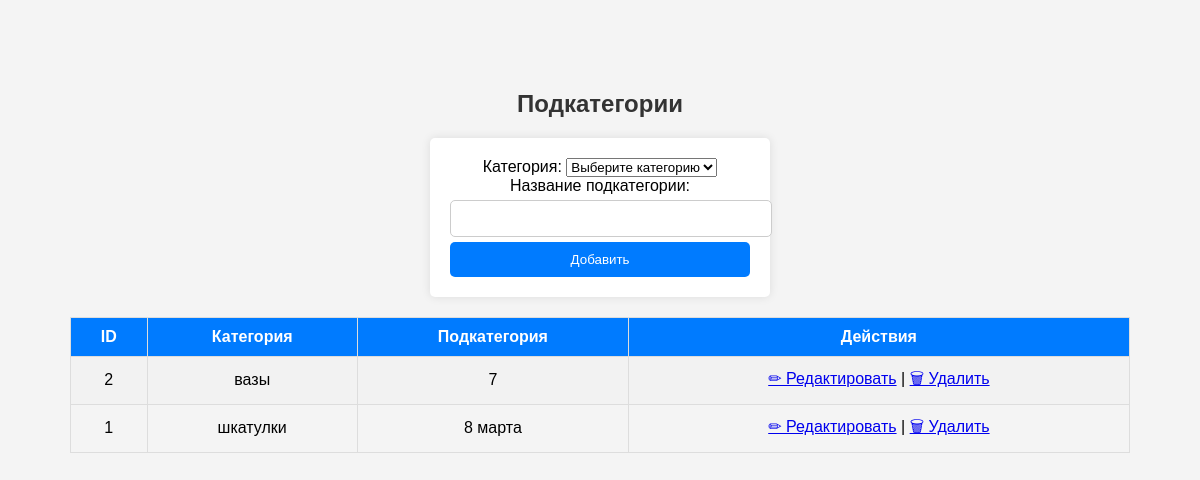
The page /admin/subcategories.php (signed in) on the database as committed earlier.
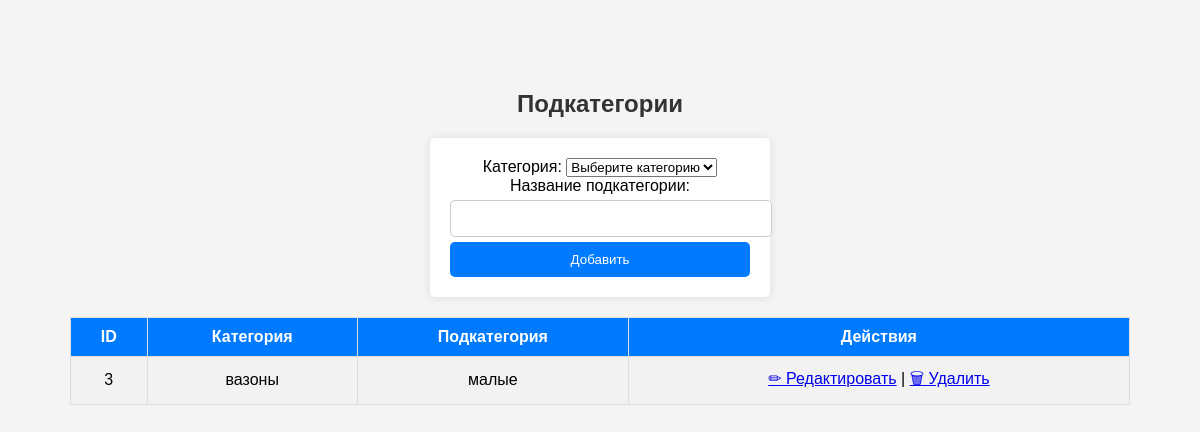
The same page on the database as committed later.
### tables this page shows
CREATE TABLE `subcategories` (
  `id` int(11) NOT NULL AUTO_INCREMENT,
  `category_id` int(11) NOT NULL,
  `name` varchar(100) NOT NULL,
  PRIMARY KEY (`id`),
  KEY `category_id` (`category_id`),
  CONSTRAINT `subcategories_ibfk_1` FOREIGN KEY (`category_id`) REFERENCES `categories` (`id`) ON DELETE CASCADE
);

CREATE TABLE `categories` (
  `id` int(11) NOT NULL AUTO_INCREMENT,
  `name` varchar(100) NOT NULL,
  `seo_title` varchar(255) DEFAULT NULL,
  `seo_description` text DEFAULT NULL,
  `seo_keywords` text DEFAULT NULL,
  `slug` varchar(255) DEFAULT NULL,
  PRIMARY KEY (`id`),
  UNIQUE KEY `name` (`name`),
  UNIQUE KEY `slug` (`slug`)
);

### admin/subcategories.php (the view, shortened to what this page needs)
<?php
require_once '../database/db.php';
$subcategories = $conn->query("SELECT s.*, c.name AS category_name
                               FROM subcategories s
                               JOIN categories c ON s.category_id = c.id
                               ORDER BY c.name, s.name")->fetchAll(PDO::FETCH_ASSOC);
?>
<!DOCTYPE html>
<html lang="ru">
<head>
    <link rel="stylesheet" href="styles.css">
</head>
<body>
<h2>Подкатегории</h2>
<form method="POST">
    <label>Категория:</label>
    <select name="category_id" required>
        <option value="">Выберите категорию</option>
    </select>
    <label>Название подкатегории:</label>
    <input type="text" name="name" required>
    <button type="submit">Добавить</button>
</form>
<table border="1">
    <tr>
        <th>ID</th>
        <th>Категория</th>
        <th>Подкатегория</th>
        <th>Действия</th>
    </tr>
    <?php foreach ($subcategories as $sub): ?>
    <tr>
        <td><?= $sub['id']; ?></td>
        <td><?= htmlspecialchars($sub['category_name']); ?></td>
        <td><?= htmlspecialchars($sub['name']); ?></td>
        <td>
        <a href="edit_subcategory.php?id=<?= $sub['id']; ?>">✏ Редактировать</a> |
            <a href="delete_subcategory.php?id=<?= $sub['id']; ?>" onclick="return confirm('Удалить подкатегорию?');">🗑 Удалить</a>
        </td>
    </tr>
    <?php endforeach; ?>
</table>
</body>
</html>

Rows that differ between the two databases and show on the page:
removed subcategories: id "2", category.name "вазы", name "7"
removed subcategories: id "1", category.name "шкатулки", name "8 марта"
added subcategories: id "3", category.name "вазоны", name "малые"
